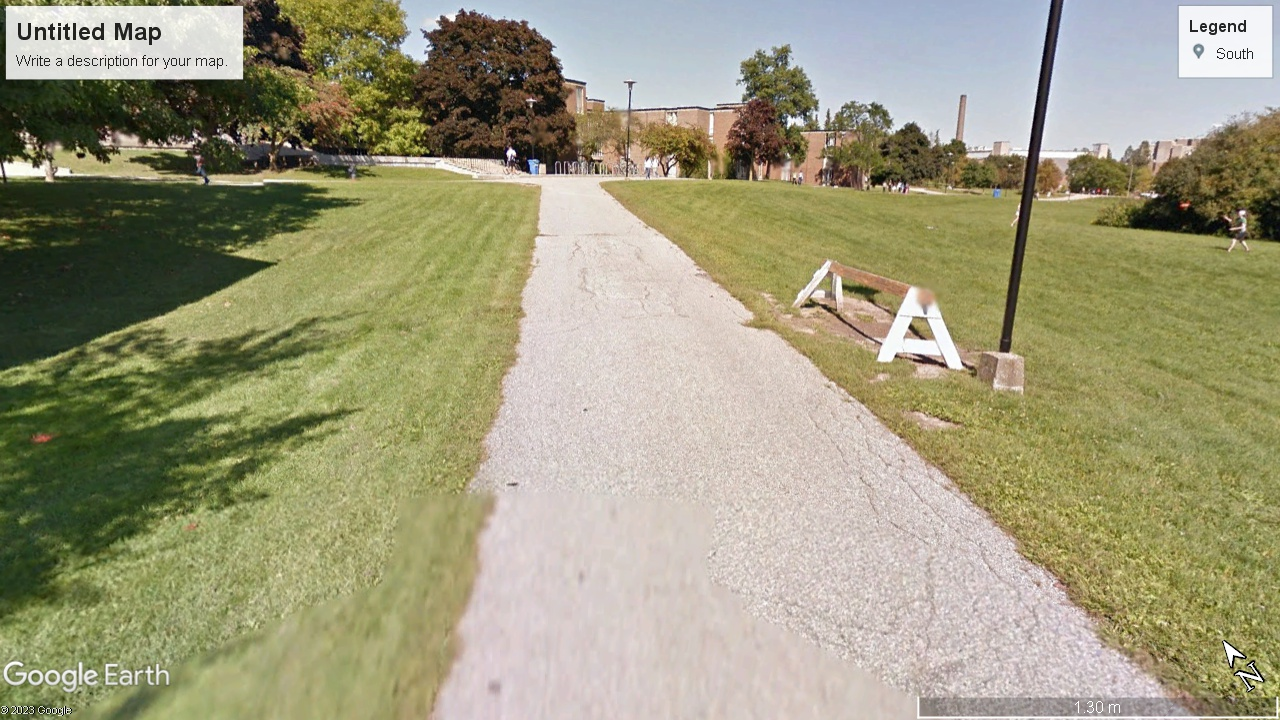
#> input picture Sidewalks/P10.jpg, 1280 x 720 px, found by its file name
$ python Loss.py
#> lines starting #> are read from the running program, lines starting #| are printed output that depends on the picture; long printed decimals are rounded
### feature_extraction.py
import cv2 as cv
import os


IMG_WIDTH = 64
IMG_HEIGHT = 32

def edge_detection(frame, width, height):
    frame = cv.resize(frame, (width, height))
    gray = cv.cvtColor(frame, cv.COLOR_BGR2GRAY)
    blurred = cv.medianBlur(gray,11)
    edges = cv.Canny(blurred, 300, 200)
    return edges

def hue_detection(frame, width, height):
    frame = cv.resize(frame, (width, height))
    hsl_img = cv.cvtColor(frame, cv.COLOR_BGR2HLS)
    for pos1 in range(len(hsl_img)):
        for pos2 in range(len(hsl_img[0])):
            hsl_img[pos1][pos2][1] = 100
            hsl_img[pos1][pos2][2] = 50
    blurred = cv.medianBlur(hsl_img,11)
    edges = cv.Canny(blurred, 40, 100)
    return edges


# [8 lines of commented-out code are left out]

### Loss.py
import cv2 as cv
import os
import numpy
import math
from feature_extraction import *


IMG_WIDTH = 1280
IMG_HEIGHT = 780


# [14 lines of commented-out code are left out]

class eqn:
    def __init__(self, y):
        self.y = y

    def eval(self, x):
        return (self.y[0] ** x) + (self.y[1] * x) + self.y[2]

def flatten(x):
    final = []
    for pos1 in range(len(x)):
        for pos2 in range(len(x[0])):
            final.append(x[pos1][pos2])
    return final

def expand(x):
    ls1 = []
    for pos1 in range(0, IMG_HEIGHT):
        row = []
        for pos2 in range(0, IMG_WIDTH):
            row.append(x[(pos1 * IMG_WIDTH) + pos2])
        ls1.append(row)
    return numpy.array(ls1)

img = cv.imread(os.getcwd() + "\\Sidewalks\\" + "P10.jpg")
#> img is the input picture: shape (720, 1280, 3); mean B, G, R 124.2, 153.9, 157.2
cv.imshow('HLS Image', edge_detection(img, IMG_WIDTH, IMG_HEIGHT))
#> in edge_detection, `frame = cv.resize(frame, (width, height))`:
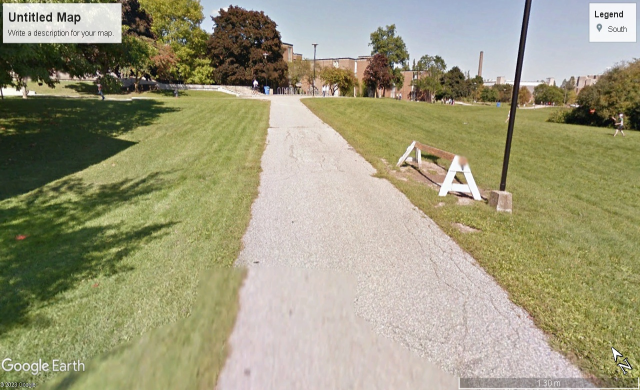
#> frame: shape (780, 1280, 3) (shown at 1/2 size); mean of channels 0, 1, 2 124.1, 153.8, 157.1; drawn as B, G, R
#> in edge_detection, `gray = cv.cvtColor(frame, cv.COLOR_BGR2GRAY)`:
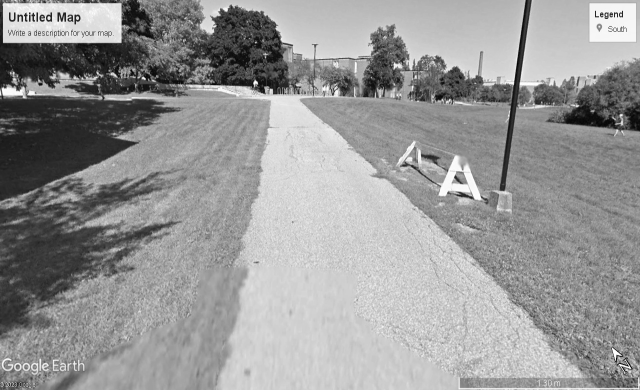
#> gray: shape (780, 1280) (shown at 1/2 size); min 0, max 255, mean 151.4
#> in edge_detection, `blurred = cv.medianBlur(gray,11)`:
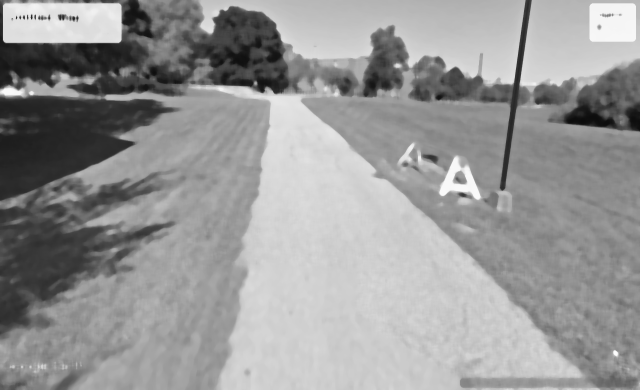
#> blurred: shape (780, 1280) (shown at 1/2 size); min 12, max 253, mean 151.5
#> in edge_detection, `edges = cv.Canny(blurred, 300, 200)`:
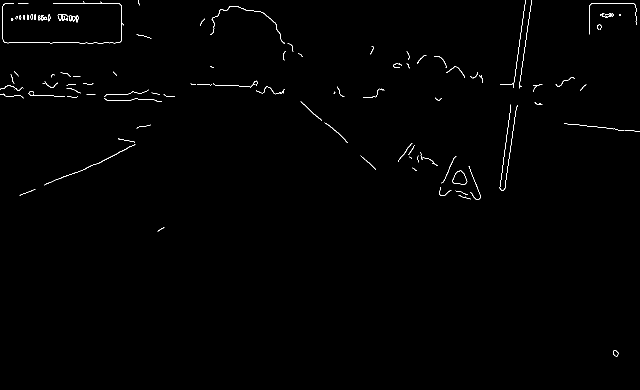
#> edges: shape (780, 1280) (shown at 1/2 size); 0.55% white in thin lines or dots
k = cv.waitKey(0)
#> (key Esc is pressed here)
feat1 = flatten(edge_detection(img, IMG_WIDTH, IMG_HEIGHT))
#> in flatten, `final = []`: final = []
#> after the loop in flatten, `for pos1 in range(len(x)):`: final = 998400 items
#> feat1 = 998400 items
feat2 = flatten(hue_detection(img, IMG_WIDTH, IMG_HEIGHT))
#> in hue_detection, `hsl_img = cv.cvtColor(frame, cv.COLOR_BGR2HLS)`: hsl_img: shape (780, 1280, 3); mean of channels 0, 1, 2 37.6, 141.8, 65.3
#> after the loop in hue_detection, `for pos1 in range(len(hsl_img)):`: hsl_img: shape (780, 1280, 3); mean of channels 0, 1, 2 37.6, 100, 50
#> in hue_detection, `blurred = cv.medianBlur(hsl_img,11)`: blurred: shape (780, 1280, 3); mean of channels 0, 1, 2 36.3, 100, 50
#> in hue_detection, `edges = cv.Canny(blurred, 40, 100)`:
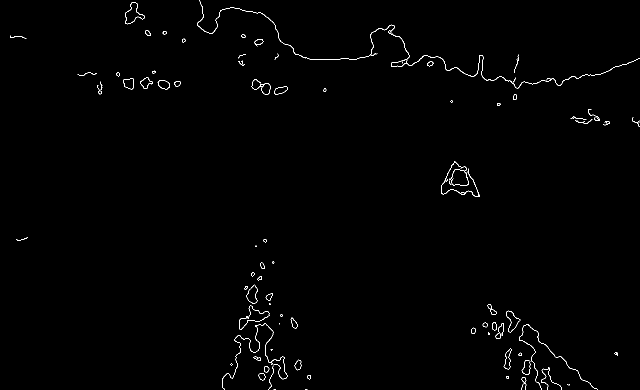
#> edges: shape (780, 1280) (shown at 1/2 size); 0.62% white in thin lines or dots
#> feat2 = 998400 items
if sum(feat1) < sum(feat2):
    x = feat2
#> x = 998400 items
else:
    x = feat1


def custom_loss(x, y):
    SD = 1
    HEIGHT = 5
    normal = lambda SD, HEIGHT, M, x: (1/(SD*math.sqrt(2*math.pi))) * ((math.e ** ((-1/2) * (((x-M) / SD) ** 2)))) * HEIGHT

    line = eqn(y)
    x = expand(x)
#> after the loop in expand, `for pos1 in range(0, IMG_HEIGHT):`: ls1 = 780 items

    temp = []
    for x_pos in range(0, IMG_WIDTH):
        y_line_pos = line.eval(x_pos)
        col = []
        for y_pos in range(0, IMG_HEIGHT):
            col.append(normal(SD, HEIGHT, y_line_pos, y_pos))
        temp.append(col)

    weights = []
    for x_pos in range(len(temp[0])):
        row = []
        for y_pos in range(len(temp)):
            row.append(temp[y_pos][x_pos])
        weights.append(row)
    cv.imshow('HLS Image', numpy.array(weights))
    k = cv.waitKey(0)

    loss = 0
    big = 0
    for pos1 in range(len(weights)):
        for pos2 in range(len(weights[0])):
            loss += weights[pos1][pos2] * x[pos1][pos2] / 255
            big += weights[pos1][pos2]
    return (big - loss) / big

def optimized_custom_loss(x, y):

    SD = 1
    HEIGHT = 5
    normal = lambda SD, HEIGHT, M, x: (1/(SD*math.sqrt(2*math.pi))) * ((math.e ** ((-1/2) * (((x-M) / SD) ** 2)))) * HEIGHT

    line = eqn(y)

    big = 0
    loss = 0
    for x_pos in range(0, IMG_WIDTH):
        y_line_pos = line.eval(x_pos)
        for y_pos in range(0, IMG_HEIGHT):
            val = normal(SD, HEIGHT, y_line_pos, y_pos)
            pos = int((IMG_WIDTH * y_pos) + x_pos)
            loss += x[pos] * val / 255
            big += val
    return (big - loss) / big


y = [1, -32, 119]
print(custom_loss(x, y))
#> (key Esc is pressed here)
#> after the loop in custom_loss, `for pos1 in range(len(weights)):`: big = 20; loss = 0
#| 1.0
print(optimized_custom_loss(x, y))
#> after the loop in optimized_custom_loss, `for x_pos in range(0, IMG_WIDTH):`: big = 20; loss = 0
#| 1.0

$ run again, with Sidewalks/P1.jpg copied over Sidewalks/P10.jpg
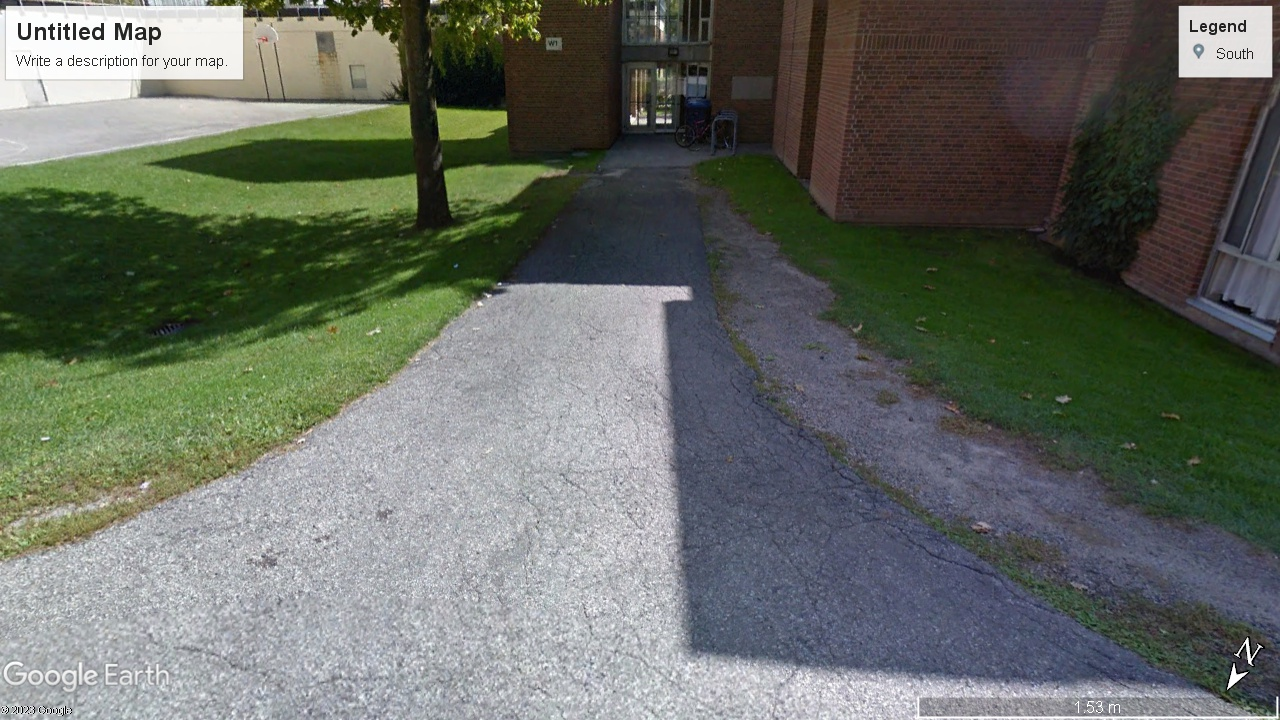
#> input picture Sidewalks/P1.jpg, 1280 x 720 px, found by its file name
#> img is the input picture: shape (720, 1280, 3); mean B, G, R 98.4, 106.6, 101.6
#> in edge_detection, `edges = cv.Canny(blurred, 300, 200)`:
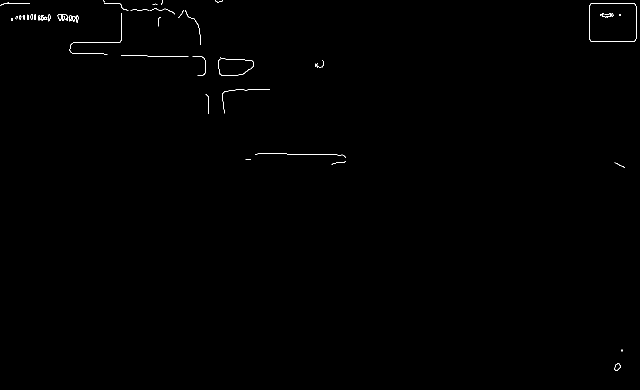
#> edges: shape (780, 1280) (shown at 1/2 size); 0.25% white in thin lines or dots
#> in flatten, `final = []`: final = []
#> after the loop in flatten, `for pos1 in range(len(x)):`: final = 998400 items
#> in hue_detection, `edges = cv.Canny(blurred, 40, 100)`:
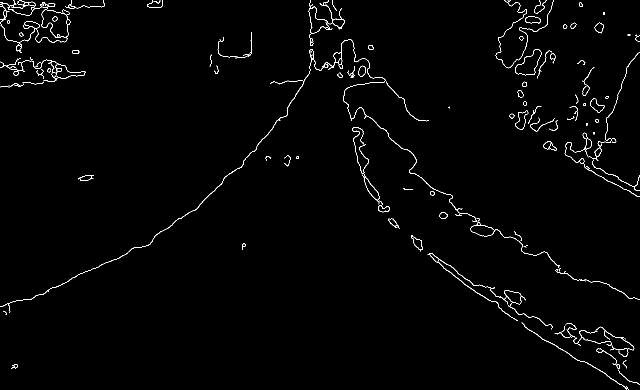
#> edges: shape (780, 1280) (shown at 1/2 size); 1.3% white in thin lines or dots
#> after the loop in expand, `for pos1 in range(0, IMG_HEIGHT):`: ls1 = 780 items
#> after the loop in custom_loss, `for pos1 in range(len(weights)):`: big = 20; loss = 0.0222
#| 0.9989
#> after the loop in optimized_custom_loss, `for x_pos in range(0, IMG_WIDTH):`: big = 20; loss = 0.0222
#| 0.9989
